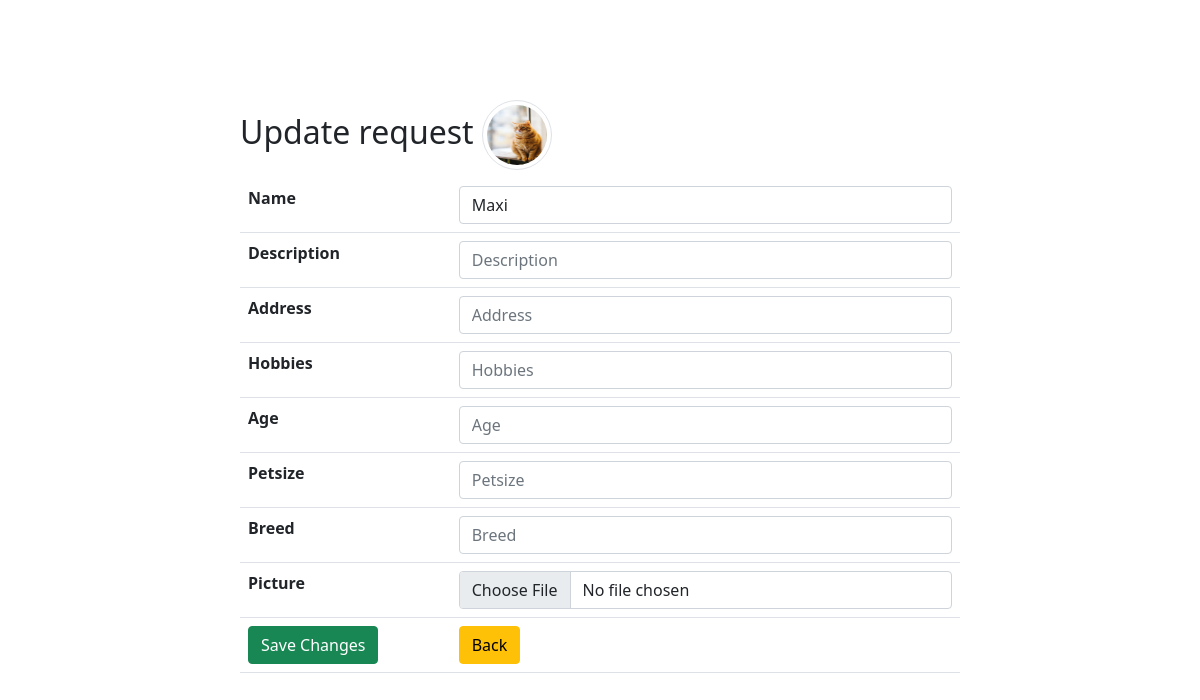
The page /products/update.php?id=6 (signed in) on the database its author committed.
### tables this page shows
CREATE TABLE `products` (
  `id` int(11) NOT NULL,
  `name` varchar(255) NOT NULL,
  `price` decimal(13,2) NOT NULL,
  `picture` varchar(255) DEFAULT NULL,
  `fk_supplierId` int(11) DEFAULT NULL,
  `description` text DEFAULT NULL,
  `address` varchar(55) DEFAULT NULL,
  `hobbies` varchar(55) DEFAULT NULL,
  `age` int(11) DEFAULT NULL,
  `petSize` varchar(55) DEFAULT NULL,
  `breed` varchar(55) DEFAULT NULL
);

### products/update.php (the view, shortened to what this page needs)
<?php
require_once '../components/db_connect.php';
if ($_GET['id']) {
    $id = $_GET['id'];
    $sql = "SELECT * FROM products WHERE id = {$id}";
    $result = $connect->query($sql);
    if ($result->num_rows == 1) {
        $data = $result->fetch_assoc();
        $name = $data['name'];
        $picture = $data['picture'];
    } else {
        header("location: error.php");
    }
} else {
    header("location: error.php");
}
?>
<!DOCTYPE html>
<html>
<head>
   <?php require_once '../components/boot.php'?>
</head>
<body>
<fieldset>
   <legend class='h2'>Update request <img class='img-thumbnail rounded-circle' src='../pictures/<?php echo $picture ?>' alt="<?php echo $name ?>"></legend>
   <form action="actions/a_update.php"  method="post" enctype="multipart/form-data">
       <table class="table">
           <tr>
               <th>Name</th>
               <td><input class="form-control" type="text"  name="name" placeholder ="Product Name" value="<?php echo $name ?>"  /></td>
           </tr>
           <tr>
               <th>Description</th>
               <td><input class='form-control' type="text" name="description"  placeholder="Description" /></td>
           </tr>
           <tr>
               <th>Address</th>
               <td><input class='form-control' type="text" name="address"  placeholder="Address" /></td>
           </tr>
           <tr>
               <th>Hobbies</th>
               <td><input class='form-control' type="text" name="hobbies"  placeholder="Hobbies" /></td>
           </tr>
           <tr>
               <th>Age</th>
               <td><input class='form-control' type="text" name="age"  placeholder="Age" /></td>
           </tr>
           <tr>
               <th>Petsize</th>
               <td><input class='form-control' type="text" name="petSize"  placeholder="Petsize" /></td>
           </tr>
           <tr>
               <th>Breed</th>
               <td><input class='form-control' type="text" name="breed"  placeholder="Breed" /></td>
           </tr>
           <tr>
               <th>Picture</th>
               <td><input class="form-control" type="file" name= "picture" /></td>
           </tr>
           <tr>
               <td><button class="btn btn-success" type= "submit">Save Changes</button></td>
               <td><a href= "index.php"><button class="btn btn-warning" type="button">Back</button></a></td>
           </tr>
       </table>
   </form>
</fieldset>
</body>
</html>

### products/update.php (style rules this page uses)
fieldset { margin: auto; margin-top: 100px; width: 60% ; }
.img-thumbnail { width: 70px !important; height: 70px !important; }

### rows shown on the page
products: picture (picture), name "Maxi"
